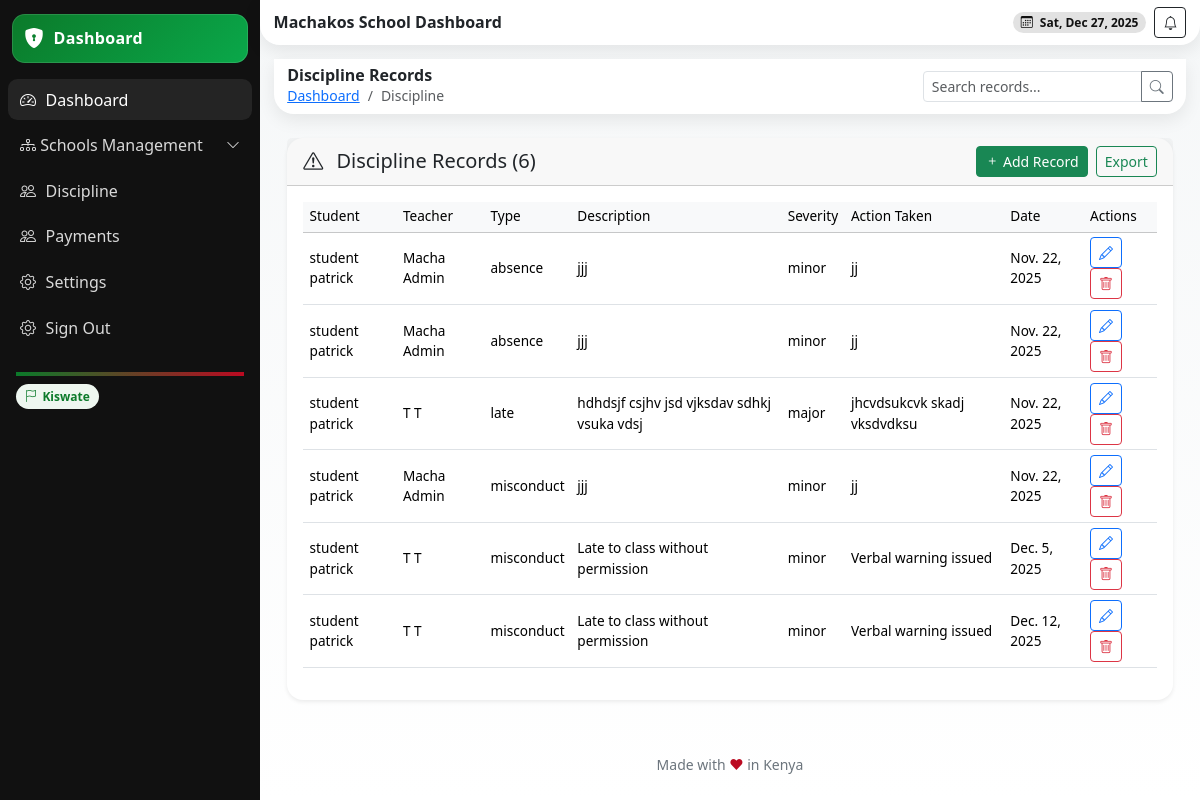
The page /discipline/ (signed in) on the database as committed earlier.
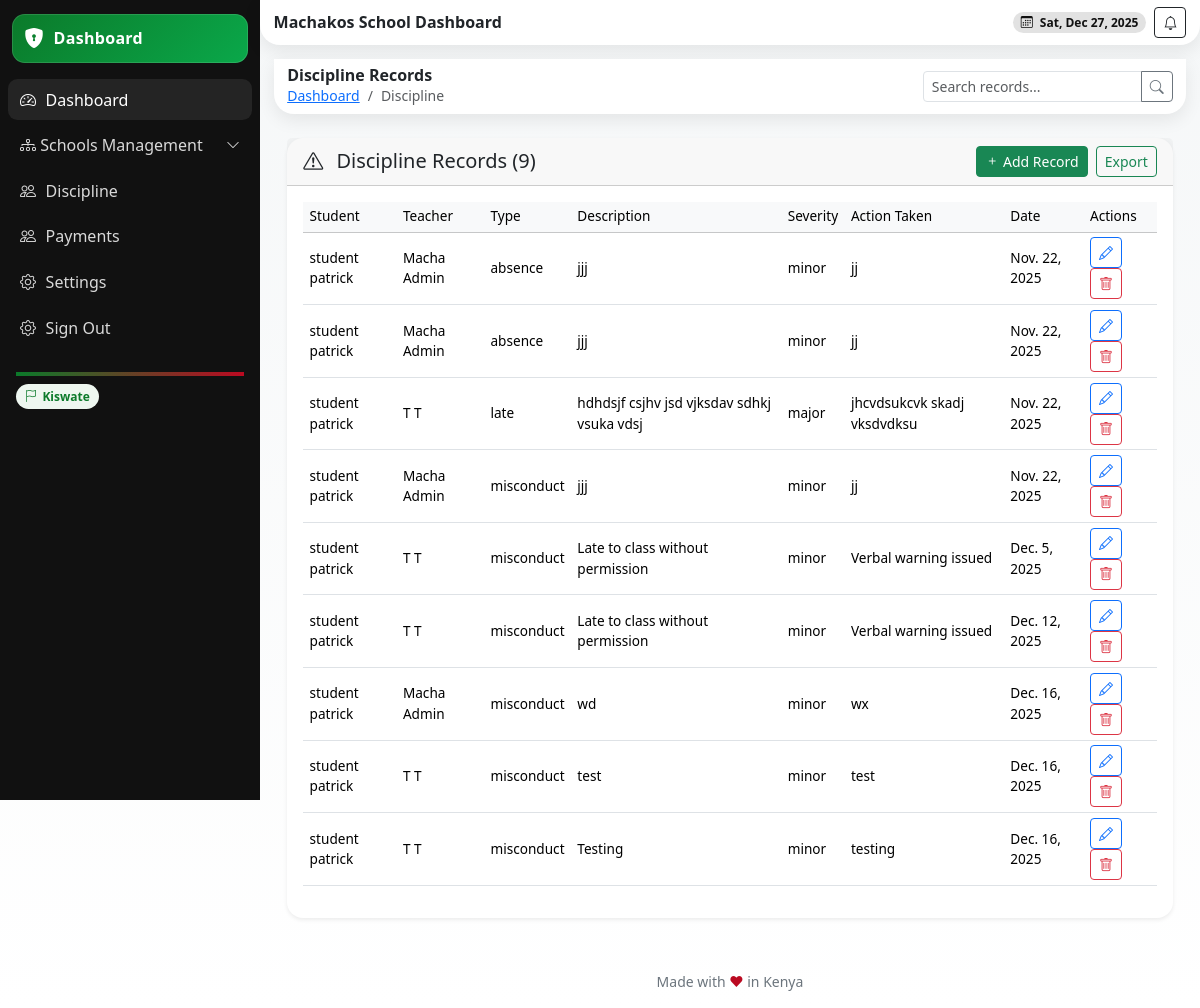
The same page on the database as committed later.
### school/models.py (models this page shows, shortened)
class School(models.Model):
    name = models.CharField(max_length=255)
    school_admin = models.OneToOneField(User, on_delete=models.CASCADE, related_name='school_admin_profile')
    code = models.CharField(max_length=50, unique=True)
    address = models.TextField(blank=True)
    contact_email = models.EmailField()
    contact_phone = models.CharField(max_length=15)
    county = models.ForeignKey(County, on_delete=models.SET_NULL, null=True, blank=True)
    city = models.ForeignKey(City, on_delete=models.SET_NULL, null=True, blank=True)
    constituency = models.ForeignKey(Constituency, on_delete=models.SET_NULL, null=True, blank=True)
    sub_county = models.ForeignKey(SubCounty, on_delete=models.SET_NULL, null=True, blank=True)
    ward = models.ForeignKey(Ward, on_delete=models.SET_NULL, null=True, blank=True)
    created_at = models.DateTimeField(auto_now_add=True)
    is_active = models.BooleanField(default=True)

class DisciplineRecord(models.Model):
    student = models.ForeignKey(Student, on_delete=models.CASCADE, related_name='discipline_records')
    linked_attendance = models.ForeignKey(Attendance, on_delete=models.CASCADE, null=True, blank=True, related_name='discipline_links')  # New: For IB during lesson
    teacher = models.ForeignKey(StaffProfile, on_delete=models.CASCADE, related_name='discipline_records')
    school = models.ForeignKey(School, on_delete=models.CASCADE, related_name='discipline_records')
    incident_type = models.CharField(max_length=20, choices=INCIDENT_TYPE_CHOICES, default='misconduct')
    description = models.TextField()
    date = models.DateField(db_index=True, default=timezone.now)
    severity = models.CharField(max_length=20, choices=SEVERITY_CHOICES, default='minor')
    action_taken = models.TextField(blank=True)
    reported_by = models.ForeignKey(User, on_delete=models.CASCADE, related_name='discipline_reports')
    frequency_count = models.PositiveIntegerField(default=1)  # New: Track repeats for patterns
    resolved = models.BooleanField(default=False)  # New: For follow-up
    class Meta:
        indexes = [models.Index(fields=['student', 'date', 'severity'])]

class Student(models.Model):
    user = models.OneToOneField(User, on_delete=models.CASCADE)
    student_id = models.CharField(max_length=50, unique=True, db_index=True)
    date_of_birth = models.DateField()
    gender = models.CharField(max_length=10, choices=GENDER_CHOICES)
    enrollment_date = models.DateField()
    grade_level = models.ForeignKey(Grade, on_delete=models.CASCADE, related_name='students')
    stream = models.ForeignKey(Streams, on_delete=models.CASCADE, related_name='student_stream', blank=True, null=True)
    bio = models.TextField(blank=True)
    parents = models.ManyToManyField(Parent, blank=True, related_name='children')
    profile_picture = models.ImageField(upload_to='students/', blank=True)
    school = models.ForeignKey(School, on_delete=models.CASCADE)
    def __str__(self):
        return f"{self.user.get_full_name()} ({self.student_id}) - {self.school.name}"

class StaffProfile(models.Model):
    user = models.OneToOneField(User, on_delete=models.CASCADE)
    staff_id = models.CharField(max_length=50, unique=True, db_index=True)
    date_of_birth = models.DateField(blank=True, null=True)
    gender = models.CharField(max_length=10, choices=GENDER_CHOICES, blank=True)
    employment_date = models.DateField(blank=True, null=True)
    position = models.CharField(max_length=100, choices=POSITION_CHOICES)
    tsc_number = models.CharField(max_length=50, unique=True, blank=True, null=True)
    qualification = models.TextField(blank=True, null=True)
    subjects = models.ManyToManyField(Subject, related_name='teachers_subjects', blank=True, null=True)  # Changed(max_length=255, blank=True, null=True)
    bio = models.TextField(blank=True, null=True)
    profile_picture = models.ImageField(upload_to='teachers/', blank=True, null=True)
    school = models.ForeignKey(School, on_delete=models.CASCADE)
    department = models.CharField(max_length=50, blank=True)  # e.g., 'Dining Hall', 'School Gate'
    roles = models.ManyToManyField(Role, blank=True, related_name='staff_members')

### userauths/models.py (models this page shows, shortened)
class User(AbstractUser):
    COUNTRY_CURRENCY_MAP = {
        'KENYA': 'KES',
        'UGANDA': 'UGX',
    }
    username = None  # Disable username field
    phone_number = models.CharField(max_length=15, unique=True)
    country = models.CharField(max_length=15,blank=True, null=True)
    email = models.EmailField(unique=True)
    first_name = models.CharField(max_length=50)
    last_name = models.CharField(max_length=50)
    is_staff = models.BooleanField(default=False)
    is_superuser = models.BooleanField(default=False)
    is_admin = models.BooleanField(default=False)
    school_staff = models.BooleanField(default=False)
    is_student = models.BooleanField(default=False)
    is_teacher = models.BooleanField(default=False)
    is_parent = models.BooleanField(default=False)
    is_active = models.BooleanField(default=True)
    is_verified = models.BooleanField(default=False)
    created_at = models.DateTimeField(auto_now_add=True)
    updated_at = models.DateTimeField(auto_now=True)
    objects = CustomUserManager()
    USERNAME_FIELD = 'email'  # Use email as the username field
    REQUIRED_FIELDS = ['first_name', 'last_name', 'phone_number']  # Required fields for createsuperuser
    class Meta:
        ordering = ['-created_at']

### school/views.py (the view)
# urls.py: path('discipline/', views.school_discipline, name='school-discipline'),
@login_required
def school_discipline(request):
    try:
        school = request.user.school_admin_profile
    except AttributeError:
        messages.error(request, "Access denied: Admin privileges required.")
        return redirect('school:dashboard')
    query = request.GET.get('q', '')
    records = DisciplineRecord.objects.filter(school=school).select_related('student', 'teacher')
    if query:
        records = records.filter(
            Q(student__user__first_name__icontains=query) | Q(description__icontains=query)
        )
    form = DisciplineRecordForm(school=school)
    context = {
        'records': records,
        'form': form,
        'school': school,
        'query': query,
    }
    return render(request, 'school/discipline.html', context)

### school/forms.py
class DisciplineRecordForm(BaseForm):
    class Meta:
        model = DisciplineRecord
        fields = ['student', 'incident_type', 'description', 'severity', 'action_taken']
        widgets = {
            'description': forms.Textarea(attrs={'rows': 3}),
            'action_taken': forms.Textarea(attrs={'rows': 2}),
            'incident_type': forms.Select(choices=INCIDENT_TYPE_CHOICES),
            'severity': forms.Select(choices=SEVERITY_CHOICES),
        }
    def __init__(self, *args, **kwargs):
        super().__init__(*args, **kwargs)
        self.fields['severity'].initial = 'minor'

### templates/school/discipline.html (shortened to what this page needs)
{% extends 'school/base.html' %}
{% block content %}
<header class="header d-flex align-items-center justify-content-between">
  <div class="d-flex align-items-center gap-2">
    <div>
      <h6 class="m-0 fw-bold">Discipline Records</h6>
      <nav aria-label="breadcrumb" class="small">
        <ol class="breadcrumb mb-0">
          <li class="breadcrumb-item"><a href="{% url 'school:dashboard' %}">Dashboard</a></li>
          <li class="breadcrumb-item active" aria-current="page">Discipline</li>
        </ol>
      </nav>
    </div>
  </div>
  <div class="d-flex align-items-center gap-2">
    <form method="get" class="d-inline">
      <div class="input-group input-group-sm" style="width:250px;">
        <input type="text" name="q" class="form-control" placeholder="Search records..." value="{{ query }}">
        <button class="btn btn-outline-secondary"><i class="bi bi-search"></i></button>
      </div>
    </form>
  </div>
</header>
<section class="content container-fluid py-4">
  <div class="card shadow-sm border-0 rounded-4">
    <div class="card-header d-flex justify-content-between align-items-center">
      <h5 class="mb-0"><i class="bi bi-exclamation-triangle me-2"></i> Discipline Records ({{ records.count }})</h5>
      <div class="d-flex gap-2">
        <button class="btn btn-sm btn-success" data-bs-toggle="modal" data-bs-target="#disciplineModal" data-mode="create">
          <i class="bi bi-plus"></i> Add Record
        </button>
        <a href="#" class="btn btn-sm btn-outline-success" data-bs-toggle="modal" data-bs-target="#exportModal">Export</a>
      </div>
    </div>
    <div class="card-body">
      <div class="table-responsive">
        <table class="table table-hover align-middle">
          <thead class="table-light">
            <tr>
              <th>Student</th>
              <th>Teacher</th>
              <th>Type</th>
              <th>Description</th>
              <th>Severity</th>
              <th>Action Taken</th>
              <th>Date</th>
              <th>Actions</th>
            </tr>
          </thead>
          <tbody>
            {% for record in records %}
            <tr>
              <td>{{ record.student.user.get_full_name }}</td>
              <td>{{ record.teacher.user.get_full_name }}</td>
              <td>{{ record.incident_type }}</td>
              <td>{{ record.description }}</td>
              <td>{{ record.severity }}</td>
              <td>{{ record.action_taken|default:"-" }}</td>
              <td>{{ record.date }}</td>
              <td>
                <button class="btn btn-sm btn-outline-primary"
                        data-bs-toggle="modal"
                        data-bs-target="#disciplineModal"
                        data-mode="edit"
                        data-id="{{ record.id }}"
                        data-student="{{ record.student.id }}"
                        data-teacher="{{ record.teacher.id }}"
                        data-incident_type="{{ record.incident_type}}"
                        data-description="{{ record.description}}"
                        data-severity="{{ record.severity }}"
                        data-action_taken="{{ record.action_taken}}"
                        data-date="{{ record.date }}">
                  <i class="bi bi-pencil"></i>
                </button>
                <button class="btn btn-sm btn-outline-danger"
                        data-bs-toggle="modal"
                        data-bs-target="#deleteModal"
                        data-id="{{ record.id }}"
                        data-name="{{ record.student.user.get_full_name }}">
                  <i class="bi bi-trash"></i>
                </button>
              </td>
            </tr>
            {% empty %}
            <tr>
              <td colspan="8" class="text-center text-muted py-4">No discipline records found.</td>
            </tr>
            {% endfor %}
          </tbody>
        </table>
      </div>
    </div>
  </div>
</section>
{% endblock %}

### templates/school/base.html (shortened to what this page needs)
{% load static %}
{% load tz %}
{% load widget_tweaks %}
{% load dict_extras %}
{% load dict_filters %}
<!DOCTYPE html>
<html lang="en">
<head>
  <link href="https://cdn.jsdelivr.net/npm/bootstrap@5.3.3/dist/css/bootstrap.min.css" rel="stylesheet" />
  <link href="https://cdn.jsdelivr.net/npm/bootstrap-icons@1.11.3/font/bootstrap-icons.css" rel="stylesheet" />
  <link href="https://cdn.jsdelivr.net/npm/aos@2.3.4/dist/aos.css" rel="stylesheet" />
</head>
<body>
  <div class="app">
    <aside class="sidebar" id="sidebar">
      <div class="brand" data-aos="fade-right">
        <i class="bi bi-shield-lock-fill"></i>
         <span>{% if request.user.is_superuser %}Admin Dashboard{% elif request.user.is_teacher %} Teacher Dashboard
          {% elif request.user.is_parent %} Parent Dashboard{% elif request.user.is_student %} Student Dashboard{% elif request.user.is_school_staff %} Staff Dashboard {% else %} Dashboard {% endif %}</span></a>
      </div>
      <nav class="d-flex flex-column gap-1">
      <a class="side-link active" href="{% url 'school:dashboard' %}">
        <i class="bi bi-speedometer2"></i> Dashboard
      </a>
      <a class="side-link d-flex justify-content-between align-items-center"
        data-bs-toggle="collapse" href="#agencyMenu" role="button" aria-expanded="false" aria-controls="agencyMenu">
        <span><i class="bi bi-diagram-3"></i> Schools Management</span>
        <i class="bi bi-chevron-down small"></i>
      </a>
      <a class="side-link" href="{% url 'school:school-discipline' %}"><i class="bi bi-people"></i> Discipline</a>
      <a class="side-link" href=""><i class="bi bi-people"></i> Payments</a>
      <a class="side-link" href="{% url 'school:school-settings' %}"><i class="bi bi-gear"></i> Settings</a>
      <a class="side-link" href="{% url 'userauths:sign-out' %}">
        <i class="bi bi-gear"></i> Sign Out
      </a>
    </nav>
      <div class="mt-3 p-2 small text-secondary">
        <div class="k-accent mb-2"></div>
        <div><span class="k-pill"><i class="bi bi-flag"></i> Kiswate</span></div>
      </div>
    </aside>
    <main class="main">
      <header class="header d-flex align-items-center justify-content-between">
        <div class="d-flex align-items-center gap-2">
          <h6 class="m-0 fw-bold">{{school.name}} Dashboard</h6>
        </div>
        <div class="d-flex align-items-center gap-2">
          <span class="badge badge-dark rounded-pill px-2 py-1"><i class="bi bi-calendar3 me-1"></i> <span id="today"></span></span>
          <button class="btn btn-sm btn-outline-dark"><i class="bi bi-bell"></i></button>
        </div>
      </header>
      <section class="content container-fluid" style="min-height: 600px;">
        {% block content %} {% endblock %}
      </section>
      <div class="text-center small text-secondary my-3">Made with <span style="color:var(--kenya-red)">❤</span> in Kenya</div>
    </main>
  </div>
</body>
</html>

### templates/school/base.html (style rules this page uses)
:root { --kenya-green: #0b7a2a; --kenya-red: #bb0a21; --kenya-black: #111111; --kenya-white: #ffffff; --kenya-grey: #f5f7f8; --radius-xl: 1.25rem; --shadow-soft: 0 6px 18px rgba(0,0,0,.08); --space-compact: .5rem; }
html, body { height: 100%; }
body { background: linear-gradient(180deg, var(--kenya-grey), #fff); }
.app { display: grid; grid-template-columns: 260px 1fr; min-height: 100vh; }
.sidebar { background: var(--kenya-black); color: var(--kenya-white); position: sticky; top: 0; height: 100vh; padding: var(--space-compact); }
.brand { display: flex; align-items: center; gap: .6rem; padding: .6rem .75rem; border-radius: .8rem; background: linear-gradient(135deg, var(--kenya-green), #0aa84a); box-shadow: inset 0 0 0 1px rgba(255,255,255,.12); margin: .35rem .25rem 1rem; }
.brand i { font-size: 1.25rem; color: var(--kenya-white); }
.brand span { font-weight: 700; letter-spacing: .3px; }
.side-link { color: #d9d9d9; text-decoration: none; display: flex; align-items: center; gap: .6rem; padding: .55rem .75rem; border-radius: .6rem; }
.side-link:hover, .side-link.active { background: rgba(255,255,255,.08); color: #fff; }
.header { background: #fff; box-shadow: var(--shadow-soft); border-radius: 0 0 var(--radius-xl) var(--radius-xl); padding: .45rem .85rem; position: sticky; top: 0; z-index: 10; }
.content { padding: .85rem; }
.k-pill { display: inline-flex; align-items: center; gap: .35rem; border-radius: 999px; padding: .2rem .55rem; font-size: .75rem; background: #eef7f0; color: var(--kenya-green); font-weight: 600; }
.k-accent { height: 4px; background: linear-gradient(90deg, var(--kenya-green), var(--kenya-red)); }
.badge-dark { background: rgba(17,17,17,.12); color: var(--kenya-black); }
.table { font-size: 0.85rem; }
.table td, .table th { padding: 0.3rem 0.4rem; vertical-align: middle; }
.table thead th { font-weight: 500; background-color: #f8f9fa; }

Rows that differ between the two databases and show on the page:
added DisciplineRecord: student.user.get_full_name "student patrick", teacher.user.get_full_name "Macha Admin", incident_type "misconduct", description "wd", severity "minor", action_taken "wx", date "Dec. 16, 2025"
added DisciplineRecord: student.user.get_full_name "student patrick", teacher.user.get_full_name "T T", incident_type "misconduct", description "test", severity "minor", action_taken "test", date "Dec. 16, 2025"
added DisciplineRecord: student.user.get_full_name "student patrick", teacher.user.get_full_name "T T", incident_type "misconduct", description "Testing", severity "minor", action_taken "testing", date "Dec. 16, 2025"
Other text that changed with them:
{{ records.count }}: "6" → "9"
